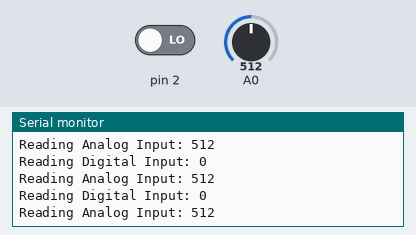
Bench run of a sketch on a simulated Arduino Uno, built with avr-gcc and run on an emulated ATmega328P. Parts: the last lines printed to the serial monitor. Inputs (shaded band) come from the test bench; at power-on: A0 = 512, pin 2 LOW.

Above: at 1.2 s.
1.3 s: A0 set to 106
At 1.9 s:
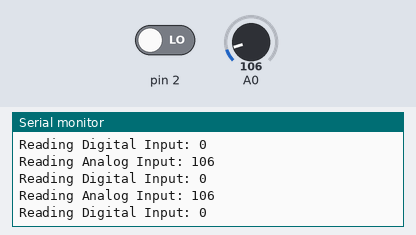
4.3 s: A0 set to 95
At 4.9 s:
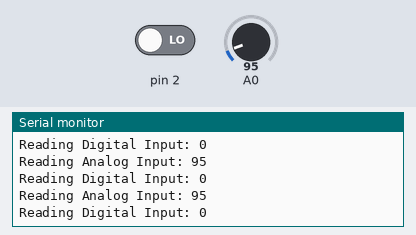
14.8 s: A0 set to 8
At 15.8 s:
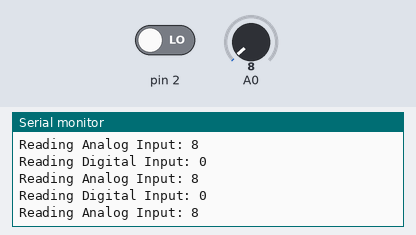
17.8 s: A0 set to 11
At 18.3 s:
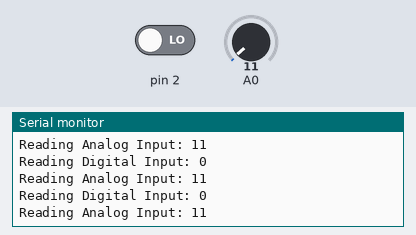
Timing chart, 0 to 20.8 s (numbered marks = the images above; inputs shaded):
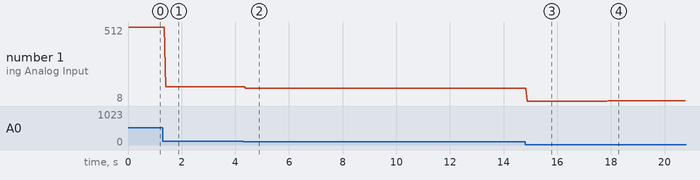

Measured:
- after the input at 1.3 s, the serial monitor: prints a new line after 0.11 s (image 1)
- after the input at 4.3 s, the serial monitor: prints a new line after 0.08 s (image 2)
- after the input at 14.8 s, the serial monitor: prints a new line after 0.07 s (image 3)
- after the input at 17.8 s, the serial monitor: prints a new line after 0.10 s (image 4)
- plotted number 1: 512 → 106 after the input at 1.3 s, 106 → 95 after the input at 4.3 s, 95 → 8 after the input at 14.8 s, 8 → 11 after the input at 17.8 s

The sketch:

Exercise1.ino
```cpp
// ------------------------------------------------
// FreeRTOS example: programming 2 periodic tasks
// ------------------------------------------------

#include <Arduino_FreeRTOS.h>
#include <semphr.h>

// define two tasks for Blink & AnalogRead
void TaskDigitalRead( void *pvParameters );
void TaskAnalogRead( void *pvParameters );
SemaphoreHandle_t xSemaphore;


// -------
// setup
// -------

void setup() {
  xSemaphore = xSemaphoreCreateMutex();
  // create first task
  xTaskCreate(
    TaskDigitalRead
    ,  (const portCHAR *)"Blink"  // name
    ,  128                        // stack size
    ,  NULL
    ,  2                          // lower priority
    ,  NULL );
  // create second task
  xTaskCreate(
    TaskAnalogRead
    ,  (const portCHAR *) "AnalogRead"
    ,  128
    ,  NULL
    ,  2                         // higher priority
    ,  NULL );
  // now the task scheduler is automatically started

}

// ------
// loop
// ------

void loop() {
// empty!
}

// --------------------------
// first task: Reading D0
// --------------------------

void TaskDigitalRead(void *pvParameters) {
  (void) pvParameters;
  // initialize serial communication at 9600 bits per second
  Serial.begin(9600);
  // forever loop
  for (;;) {
    int sensorValue = digitalRead(2);  // read analog input A0
     /* Attempt to create a semaphore. */
    if( xSemaphore != NULL ) {
      if( xSemaphoreTake( xSemaphore, ( TickType_t ) 10 ) == pdTRUE ) {
        /* We were able to obtain the semaphore and can now access the
        shared resource. */
        Serial.print("Reading Digital Input: ");
        Serial.println(sensorValue);       // send through serial port

        /* We have finished accessing the shared resource.  Release the
        semaphore. */
        xSemaphoreGive( xSemaphore );
      }
    }
    vTaskDelay(1);                     // one tick (smallest) delay
  }
}

// ------------------------
// second task: reading A0
// ------------------------

void TaskAnalogRead(void *pvParameters) {
  (void) pvParameters;
  // initialize serial communication at 9600 bits per second
  Serial.begin(9600);
  // forever loop
  for (;;) {
    int sensorValue = analogRead(A0);  // read analog input A0
     /* Attempt to create a semaphore. */
    if( xSemaphore != NULL ) {
      if( xSemaphoreTake( xSemaphore, ( TickType_t ) 10 ) == pdTRUE ) {
        /* We were able to obtain the semaphore and can now access the
        shared resource. */
        Serial.print("Reading Analog Input: ");
        Serial.println(sensorValue);       // send through serial port

        /* We have finished accessing the shared resource.  Release the
        semaphore. */
        xSemaphoreGive( xSemaphore );
      }
    }
    vTaskDelay(1);                       // one tick (smallest) delay
  }
}
```
